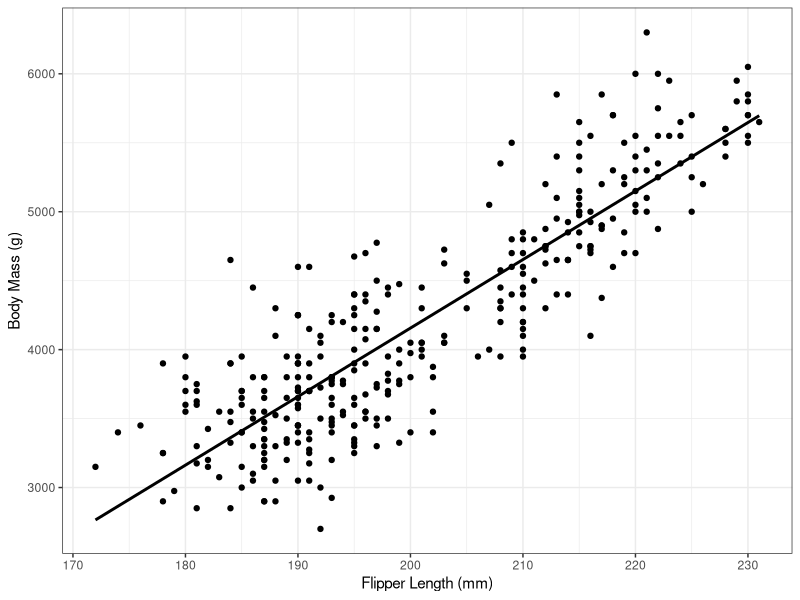
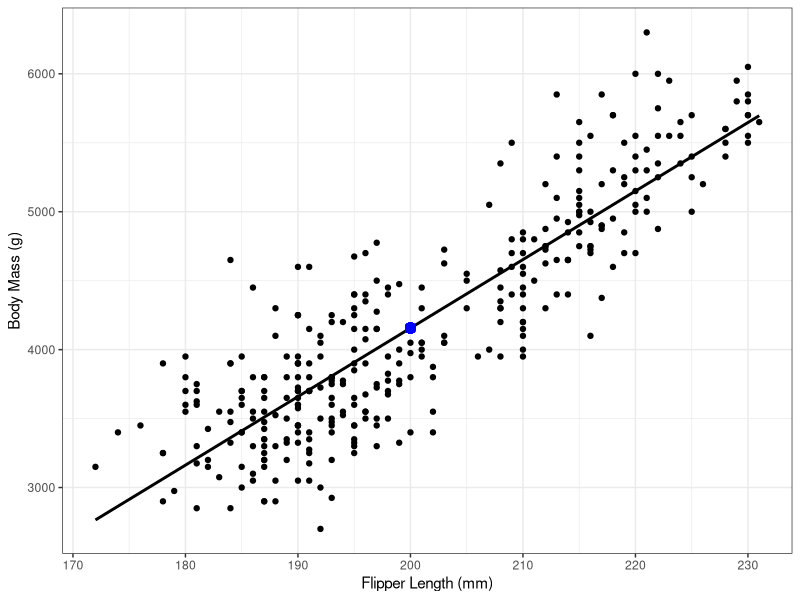

Reproduce these figures in R, in order.
## ---- chunk 1
library(tidyverse)
library(palmerpenguins)
library(broom)
## ---- chunk 2
g_penguin_flip_mass <- penguins %>%
  # rename(Species=species) %>%
  filter(!is.na(body_mass_g)) %>%
  ggplot(aes(x=flipper_length_mm,
           y=body_mass_g)) +
  theme_bw() + 
  geom_point(aes()) +
    xlab("Flipper Length (mm)") +
    ylab("Body Mass (g)")
g_penguin_flip_mass_lm <- g_penguin_flip_mass +
  geom_smooth(se=FALSE, method="lm", col="black")
g_penguin_flip_mass_lm
## ---- chunk 3
penguin_lm <- lm(body_mass_g ~ flipper_length_mm,
   data=penguins)
## ---- chunk 4
x0 <- 200
muhat <- coef(penguin_lm)[1] + coef(penguin_lm)[2]*x0
muhat
## ---- chunk 5
g_penguin_flip_mass_lm + geom_point(aes(x=x0, y=muhat), col="blue", size=3)
## ---- chunk 6
# Be careful with missing values here
xbar <- mean(penguin_lm$model$flipper_length_mm) 
Sxx <- sum((penguin_lm$model$flipper_length_mm - xbar)^2)
n <- nobs(penguin_lm)
seMuHat <- sqrt(summary(penguin_lm)$sigma^2 * ((x0-xbar)^2/Sxx + 1/n))  
seMuHat
ciMean <- c(muhat - qt(.975, n-2)*seMuHat, muhat + qt(.975, n-2)*seMuHat)
ciMean
## ---- chunk 7
# Estimate mean
predict(penguin_lm,
        newdata=data.frame(flipper_length_mm=200))

# Confidence interval for the mean response
predict(penguin_lm, 
        newdata=data.frame(flipper_length_mm=200),
        interval="confidence",
        level=0.95)
## ---- chunk 8
predict(penguin_lm,
        newdata=data.frame(flipper_length_mm=c(50, 70, 90, 100)),
        interval="confidence", level=0.95)
